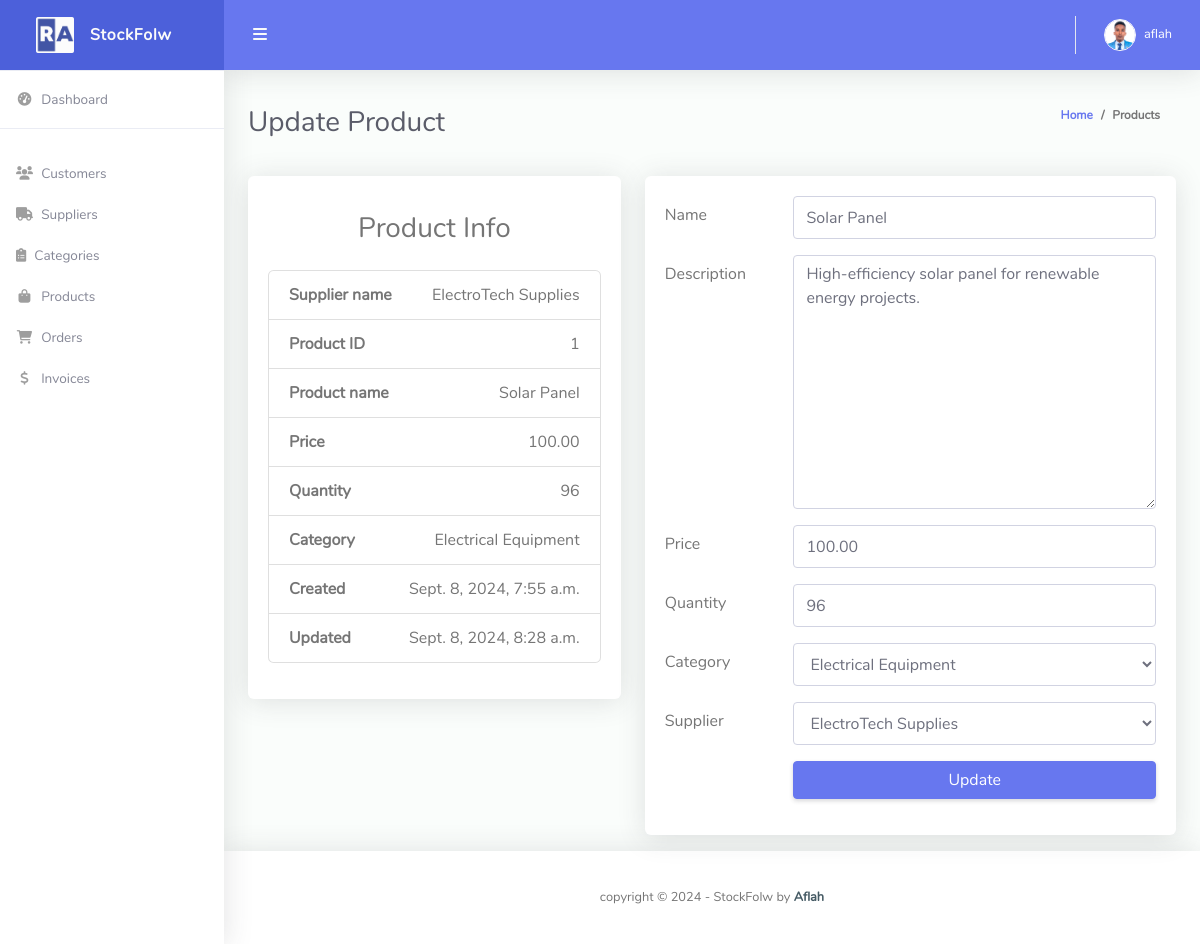
The page /product/1/ (signed in) on the database its author committed.
### stockflow/models.py (models this page shows, shortened)
class Product(models.Model):
    name = models.CharField(max_length=200)
    description = models.TextField(blank=True, null=True)
    price = models.DecimalField(max_digits=10, decimal_places=2)
    quantity = models.PositiveIntegerField(default=0)
    category = models.ForeignKey(Category, on_delete=models.CASCADE)
    supplier = models.ForeignKey(Supplier, on_delete=models.CASCADE)
    created_at = models.DateTimeField(auto_now_add=True)
    updated_at = models.DateTimeField(auto_now=True)

class Supplier(models.Model):
    name = models.CharField(max_length=200)
    contact = models.CharField(max_length=200, blank=True, null=True)
    email = models.EmailField(unique=True)
    phone = models.CharField(
        max_length=30,
        blank=True,
        null=True,
        validators=[
            RegexValidator(
                regex='^[0-9+\-]+$',  # Allows digits, plus, and minus symbols
                message='Phone number must be numeric and can include +, - symbols',
                code='invalid_phone_number'
            ),
        ]
    )
    address = models.TextField(blank=True, null=True)
    created_at = models.DateTimeField(auto_now_add=True)
    updated_at = models.DateTimeField(auto_now=True)
    def __str__(self):
        return self.name

class Category(models.Model):
    name = models.CharField(max_length=200)
    description = models.TextField(blank=True, null=True)
    created_at = models.DateTimeField(auto_now_add=True)
    def __str__(self):
        return self.name
    class Meta:
        verbose_name_plural = "Categories"

### stockflow/views.py (the view, shortened to what this page needs)
# urls.py: path('product/<str:pk>/', views.updateProduct, name='update_product'),
@login_required(login_url='login')
def updateProduct(request, pk):
    try:
        product = Product.objects.get(id=pk)
    except Product.DoesNotExist:
        messages.error(request, 'Product does not exist.')
        return redirect('product')
    form = ProductForm(instance=product)
    context = {'form': form, 'product': product}
    return render(request, 'edit_product.html', context)

### stockflow/forms.py
class ProductForm(forms.ModelForm):
    class Meta:
        model = Product
        fields = ['name', 'description', 'price', 'quantity', 'category', 'supplier']
        widgets = {
            'name': forms.TextInput(attrs={'class': 'form-control', 'placeholder': 'Product Name', 'required': True}),
            'description': forms.Textarea(attrs={'class': 'form-control', 'placeholder': 'Description', 'required': True}),
            'price': forms.NumberInput(attrs={'class': 'form-control', 'placeholder': 'Price', 'required': True}),
            'quantity': forms.NumberInput(attrs={'class': 'form-control', 'placeholder': 'Quantity', 'required': True}),
            'category': forms.Select(attrs={'class': 'form-control', 'placeholder': 'Category', 'required': True}),
            'supplier': forms.Select(attrs={'class': 'form-control', 'placeholder': 'Supplier', 'required': True}),
        }

### templates/edit_product.html (shortened to what this page needs)
{% extends 'base.html' %}
{% block content %}
<div class="container-fluid" id="container-wrapper">
    <div class="d-sm-flex align-items-center justify-content-between mb-4">
        <h1 class="h3 mb-0 text-gray-800">Update Product</h1>
        <ol class="breadcrumb">
            <li class="breadcrumb-item"><a href="{% url 'home' %}">Home</a></li>
            <li class="breadcrumb-item">Products</li>
        </ol>
    </div>
    <div class="row mb-3">
        <div class="col-md-5">
            <div class="card card-primary card-outline">
                <div class="card-body">
                    <h3 class="text-center mt-3">Product Info</h3>
                    <ul class="list-group list-group-unbordered mt-4 mb-3">
                        <li class="list-group-item">
                            <b>Supplier name</b> <a class="float-right">{{product.supplier}}</a>
                        </li>
                        <li class="list-group-item">
                            <b>Product ID</b> <a class="float-right">{{product.id}}</a>
                        </li>
                        <li class="list-group-item">
                            <b>Product name</b> <a class="float-right">{{product.name}}</a>
                        </li>
                        <li class="list-group-item">
                            <b>Price</b> <a class="float-right">{{product.price}}</a>
                        </li>
                        <li class="list-group-item">
                            <b>Quantity</b> <a class="float-right">{{product.quantity}}</a>
                        </li>
                        <li class="list-group-item">
                            <b>Category</b> <a class="float-right">{{product.category}}</a>
                        </li>
                        <li class="list-group-item">
                            <b>Created</b> <a class="float-right">{{product.created_at}}</a>
                        </li>
                        <li class="list-group-item">
                            <b>Updated</b> <a class="float-right">{{product.updated_at}}</a>
                        </li>
                    </ul>
                </div>
            </div>
        </div>
        <div class="col-md-7">
            <div class="card">
                <div class="card-body">
                    <div class="tab-content">
                        <div class="">
                            <form method="post">
                                <div class="form-group row">
                                    <label class="col-sm-3 col-form-label">Name</label>
                                    <div class="col-sm-9">
                                        {{ form.name}}
                                    </div>
                                </div>
                                <div class="form-group row">
                                    <label class="col-sm-3 col-form-label">Description</label>
                                    <div class="col-sm-9">
                                        {{ form.description }}
                                    </div>
                                </div>
                                <div class="form-group row">
                                    <label class="col-sm-3 col-form-label">Price</label>
                                    <div class="col-sm-9">
                                        {{ form.price }}
                                    </div>
                                </div>
                                <div class="form-group row">
                                    <label class="col-sm-3 col-form-label">Quantity</label>
                                    <div class="col-sm-9">
                                        {{ form.quantity }}
                                    </div>
                                </div>
                                <div class="form-group row">
                                    <label class="col-sm-3 col-form-label">Category</label>
                                    <div class="col-sm-9">
                                        {{ form.category }}
                                    </div>
                                </div>
                                <div class="form-group row">
                                    <label class="col-sm-3 col-form-label">Supplier</label>
                                    <div class="col-sm-9">
                                        {{ form.supplier }}
                                    </div>
                                </div>
                                <div class="form-group row">
                                    <div class="col-sm-9 offset-3">
                                        <button type="submit" class="btn btn-primary btn-block">Update</button>
                                    </div>
                                </div>
                            </form>
                        </div>
                    </div>
                </div>
            </div>
        </div>
    </div>
</div>
{% endblock %}

### templates/partials/topbar.html (shortened to what this page needs)
{% load static %}
<nav class="navbar navbar-expand navbar-light bg-navbar topbar mb-4 static-top">
    <button id="sidebarToggleTop" class="btn btn-link rounded-circle mr-3">
        <i class="fa fa-bars"></i>
    </button>
    <ul class="navbar-nav ml-auto">
        <li class="nav-item dropdown no-arrow">
            <a class="nav-link dropdown-toggle" href="#" id="userDropdown" role="button" data-toggle="dropdown"
                aria-haspopup="true" aria-expanded="false">
                {% if request.user.customer.profile_pic %}
                <img class="img-profile rounded-circle" src="{{request.user.customer.profile_pic.url}}"
                    style="max-width: 60px">
                {% else %}
                <img class="img-profile rounded-circle" src="{% static 'img/Testro.jpg' %}" style="max-width: 60px">
                {% endif %}
                <span class="ml-2 d-none d-lg-inline text-white small">{{request.user}}</span>
            </a>
        </li>
    </ul>
</nav>

### rows shown on the page
Product: supplier "ElectroTech Supplies", id "1", name "Solar Panel", price "100.00", quantity "96", category "Electrical Equipment", created_at "Sept. 8, 2024, 7:55 a.m.", updated_at "Sept. 8, 2024, 8:28 a.m.", description "High-efficiency solar panel for renewable energy projects."

### other values the page prints
{{ request.user }} "aflah"
